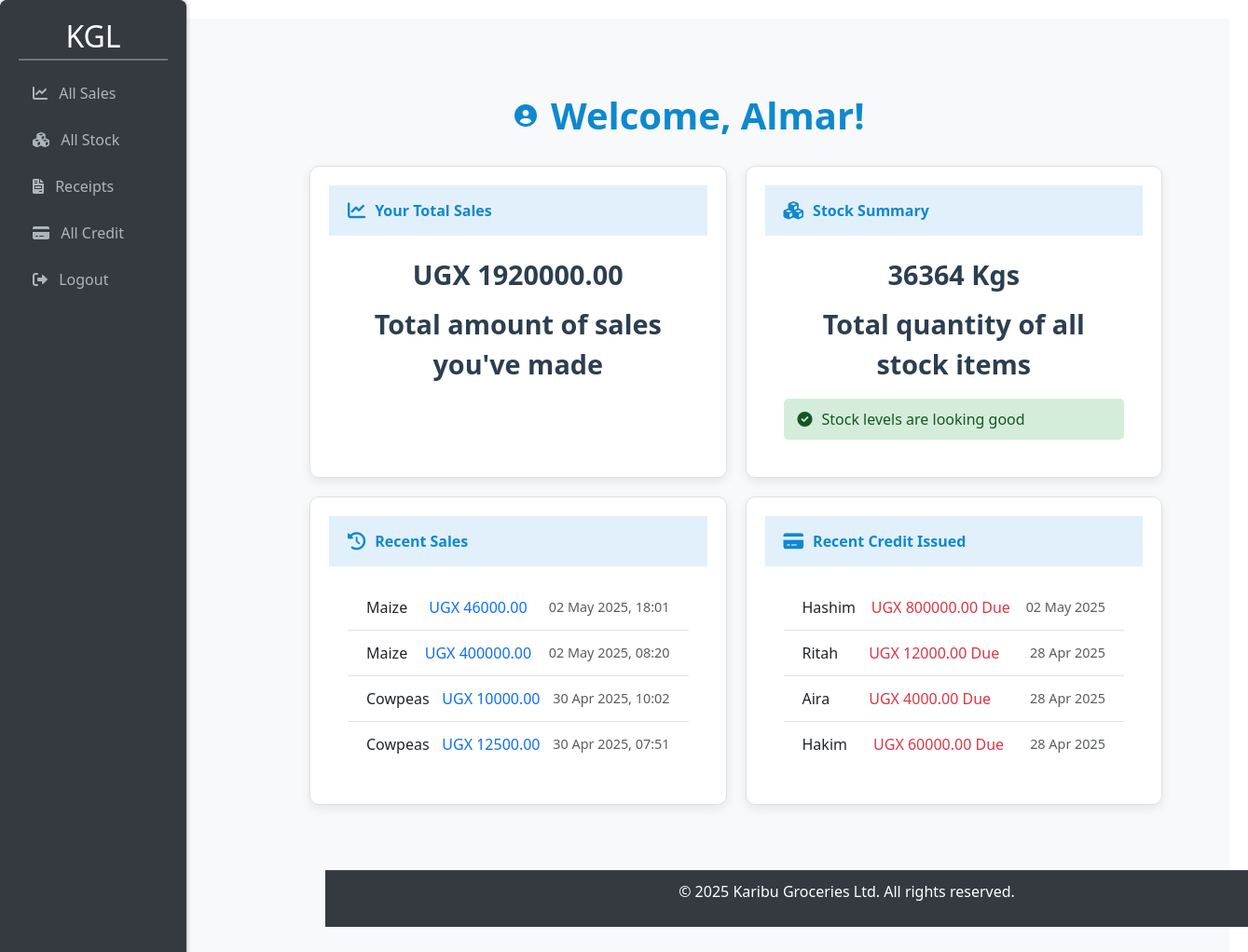
The page /dash1/ (signed in) on the database as committed earlier.
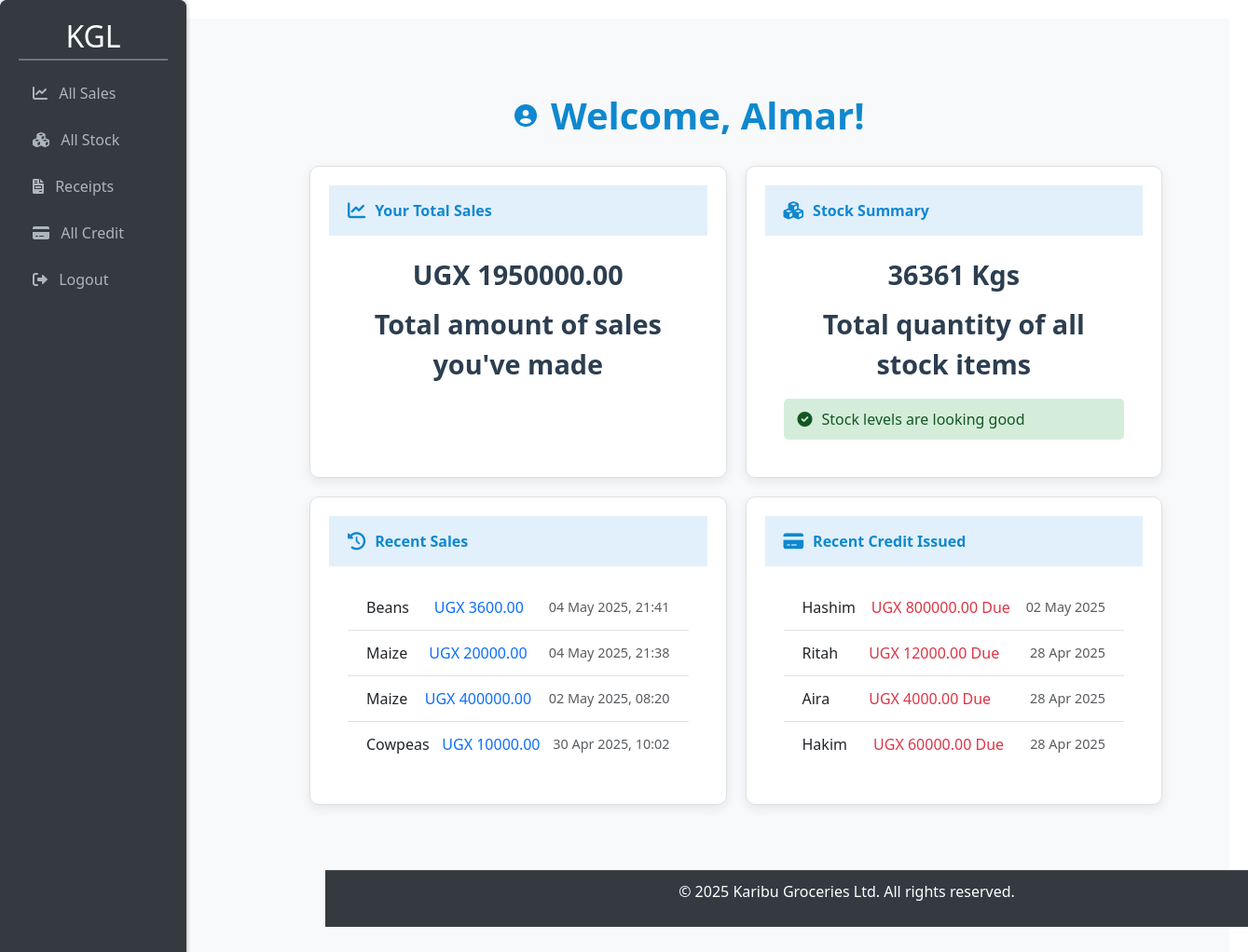
The same page on the database as committed later.
### kgl_app/models.py (models this page shows, shortened)
class Userprofile(AbstractUser):
    managed_branches = models.ManyToManyField(Branch, related_name="managers", blank=True)
    is_salesagent= models.BooleanField(default=False)
    is_manager= models.BooleanField(default=False)
    is_owner= models.BooleanField(default=False)
    username =models.CharField(max_length=25,unique=True)
    email =models.EmailField(max_length=25, unique=True)
    address = models.CharField(max_length=50, blank=True)
    phonenumber =models.CharField(max_length= 20,blank=True)
    gender = models.CharField(max_length=10, blank=True)
    branch = models.ForeignKey(Branch, on_delete=models.SET_NULL, null=True, blank=True, related_name="users")
    groups = models.ManyToManyField(
        Group,
        related_name="userprofile_groups",
        blank=True,
        help_text="The groups this user belongs to.",
        verbose_name="groups"
    )
    user_permissions = models.ManyToManyField(
        Permission,
        related_name="userprofile_permissions",
        blank=True,
        help_text="Specific permissions for this user.",
        verbose_name="user permissions"
    )

class Sales(models.Model):
    product_name=models.ForeignKey(Stock, on_delete=models.CASCADE)
    tonnage=models.IntegerField()
    amount_paid =models.IntegerField(default=0,blank =False)
    buyers_name=models.CharField(max_length=35)
    date_and_time =models.DateTimeField(auto_now_add=True)
    salesagent_name=models.ForeignKey(Userprofile, on_delete=models.CASCADE,null=True)
    is_sold_on_cash=models.BooleanField(default=False)
    branch =models.ForeignKey(Branch, on_delete=models.CASCADE,null=True)
    selling_price=models.IntegerField(null=True,blank=True)
    def total_sales(self):
        return self.product_name.selling_price * self.tonnage

class Stock(models.Model):
    name_of_produce=models.CharField(max_length =255)
    type_of_produce =models.ForeignKey(ProduceType,on_delete=models.CASCADE,null=False,)
    date_and_time_of_produce= models.DateTimeField(auto_now_add =True)
    received_quantity = models.IntegerField(blank=False,null=False,default=0)
    issued_quantity=models.IntegerField(blank=False,null=False,default=0)
    tonnage =models.IntegerField(blank = False,null=False,default=0)
    cost=models.IntegerField(blank =False,default=25)
    name_of_dealer=models.CharField(max_length=255)
    branch=models.ForeignKey(Branch, on_delete=models.CASCADE,null=False,default=0)
    contact=models.CharField(default=20,null=False)
    selling_price=models.IntegerField(null=True,blank=True)
    current_stock =models.IntegerField(null=True,blank=False)
    def __str__(self):
        return self.name_of_produce

class Credit(models.Model):
    buyer_name=models.CharField(max_length=255)
    NIN=models.CharField(unique=True)
    location=models.CharField(max_length=25,default=35)
    contact =models.IntegerField(default=20)
    amount_due=models.IntegerField(default=False)
    due_date=models.DateTimeField(auto_now_add=True)
    product_name=models.ForeignKey(Stock, on_delete=models.CASCADE,null=True)
    branch = models.ForeignKey(Branch, on_delete=models.CASCADE,null=True)
    salesagent_name=models.ForeignKey(Userprofile, on_delete=models.CASCADE,null=True)
    type_of_produce =models.ForeignKey(ProduceType,on_delete=models.CASCADE,null=True)
    tonnage =models.IntegerField(blank = False)
    Dispatch_date=models.DateTimeField(auto_now_add=True)
    is_paid = models.BooleanField(default=False)  #

### kgl_app/views.py (the view)
# urls.py: path('dash1/',views.salesagent,name="salesagent"),
def salesagent(request):
    total_sales = Sales.objects.filter(salesagent_name=request.user).aggregate(
        total_sales=Sum('amount_paid')
    )['total_sales'] or 0
    total_stock = Stock.objects.aggregate(total_tonnage=Sum('tonnage'))['total_tonnage'] or 0
    low_stock_threshold = 5  # You can adjust this threshold
    low_stock_products = Stock.objects.filter(tonnage__lt=low_stock_threshold)
    recent_sales = Sales.objects.filter(salesagent_name=request.user).order_by('-id')[:4] #ch
    recent_credit = Credit.objects.order_by('-Dispatch_date')[:4]
    context = {
        'total_sales': total_sales,
        'total_stock': total_stock,
        'low_stock_products': low_stock_products,
        'recent_sales': recent_sales,
        'recent_credit': recent_credit,
        'username': request.user.username,  # It's better to pass username explicitly
    }
    return render(request, 'dash1.html', context)

### kgl_app/templates/dash1.html (shortened to what this page needs)
{% extends 'base.html' %}
{% load static %}
{% block content %}
<link href="https://cdn.jsdelivr.net/npm/bootstrap@5.3.0/dist/css/bootstrap.min.css" rel="stylesheet">
<link rel="stylesheet" href="https://cdnjs.cloudflare.com/ajax/libs/font-awesome/6.0.0/css/all.min.css">
<div class="dashboard-container">
    <h1 class="welcome-header">
        <i class="fas fa-user-circle"></i>Welcome, {{ request.user.username }}!
    </h1>
    <div class="dashboard-grid">
        <div class="dashboard-card">
            <div class="card-header card-header-dash">
                <i class="fas fa-chart-line"></i> Your Total Sales
            </div>
            <div class="card-body card-body-dash">
                <div class="stat-value">UGX {{ total_sales|default:"0"|floatformat:2 }}</div>
                <p class="stat-description">Total amount of sales you've made</p>
            </div>
        </div>
        <div class="dashboard-card">
            <div class="card-header card-header-dash">
                <i class="fas fa-cubes"></i> Stock Summary
            </div>
            <div class="card-body card-body-dash">
                {% if total_stock %}
                    <div class="stat-value">{{ total_stock }} Kgs</div>
                    <p class="stat-description">Total quantity of all stock items</p>
                    {% if low_stock_products %}
                        <div class="alert-warning">
                            <i class="fas fa-exclamation-triangle"></i>
                            <div>
                                <strong>Low Stock:</strong>
                                {% for product in low_stock_products %}
                                    {{ product.name_of_produce }} ({{ product.tonnage }}kg){% if not forloop.last %}, {% endif %}
                                {% endfor %}
                            </div>
                        </div>
                    {% else %}
                        <div class="alert-success">
                            <i class="fas fa-check-circle"></i>
                            <div>Stock levels are looking good</div>
                        </div>
                    {% endif %}
                {% else %}
                    <p class="stat-description">No stock information available</p>
                {% endif %}
            </div>
        </div>
    </div>
    <div class="dashboard-grid">
        <div class="dashboard-card">
            <div class="card-header card-header-dash">
                <i class="fas fa-history"></i> Recent Sales
            </div>
            <div class="card-body card-body-dash">
                {% if recent_sales %}
                    <ul class="list-group">
                        {% for sale in recent_sales %}
                            <li class="list-group-item">
                                <span>{{ sale.product_name }}</span>
                                <span class="text-primary">UGX {{ sale.total_sales|floatformat:2 }}</span>
                                <small class="text-muted">{{ sale.date_and_time|date:"d M Y, H:i" }}</small>
                            </li>
                        {% endfor %}
                    </ul>
                {% else %}
                    <p class="stat-description">No recent sales recorded</p>
                {% endif %}
            </div>
        </div>
        <div class="dashboard-card">
            <div class="card-header card-header-dash">
                <i class="fas fa-credit-card"></i> Recent Credit Issued
            </div>
            <div class="card-body card-body-dash">
                {% if recent_credit %}
                    <ul class="list-group">
                        {% for credit_entry in recent_credit %}
                            <li class="list-group-item">
                                <span>{{ credit_entry.buyer_name }}</span>
                                <span class="text-danger">UGX {{ credit_entry.amount_due|floatformat:2 }} Due</span>
                                <small class="text-muted">{{ credit_entry.Dispatch_date|date:"d M Y" }}</small>
                            </li>
                        {% endfor %}
                    </ul>
                {% else %}
                    <p class="stat-description">No recent credit issued</p>
                {% endif %}
            </div>
        </div>
    </div>
</div>
{% endblock %}

### kgl_app/templates/base.html (shortened to what this page needs)
<!DOCTYPE html>
<html lang="en">
<head>
    <link href="https://cdn.jsdelivr.net/npm/bootstrap@5.3.2/dist/css/bootstrap.min.css" rel="stylesheet">
    <link rel="stylesheet" href="https://cdnjs.cloudflare.com/ajax/libs/font-awesome/6.0.0/css/all.min.css">
</head>
<body>
    <div class="dashboard-container">
        <div class="sidebar">
            <h2>KGL</h2>
            <div class="sidebar">
                <h2>KGL</h2>
                <ul>
                    <li><a href="{% url 'allsales' %}"><i class="fa fa-chart-line"></i> All Sales</a></li>
                    <li><a href="{% url 'allstock' %}"><i class="fa fa-cubes"></i> All Stock</a></li>
                    <li><a href="{% url 'receipt' %}"><i class="fa fa-file-invoice"></i> Receipts</a></li>
                    <li><a href="{% url 'addcredit' %}"><i class="fa fa-credit-card"></i> All Credit</a></li>
                    <li><a href="{% url 'logout' %}"><i class="fa fa-sign-out-alt"></i> Logout</a></li>
                </ul>
            </div>
        </div>
    <div class="container">
        {% block content %}
        {% endblock %}
    </div>
    <footer style="width: 100%;">
        <p>&copy; 2025 Karibu Groceries Ltd. All rights reserved.</p>
    </footer>
</body>
</html>

### kgl_app/templates/base.html (style rules this page uses)
body { background-color: #f8f9fa; display: flex; flex-direction: column; min-height: 100vh; font-family: sans-serif; margin: 0; background-color: #f8f9fa; color: #343a40; line-height: 1.6; }
.container { flex-grow: 1; box-sizing: border-box; }
.card-header { background-color: #f0f0f0; padding: 15px; border-bottom: 1px solid #ddd; border-top-left-radius: 10px; border-top-right-radius: 10px; }
.card-body { padding: 20px; }
footer { background-color: #343a40; color: white; text-align: center; padding: 15px; border-top: 1px solid #495057; bottom: 0; width: 100% ; margin-left: 179px; box-sizing: border-box; }
.container { padding: 20px; flex-grow: 1; box-sizing: border-box; }
h1 { margin-bottom: 20px; color: #333; text-align: center; }
footer { background-color: #343a40; color: white; text-align: center; padding: 15px; border-top: 1px solid #495057; padding-bottom: 20px; bottom: 0; width: calc(100% - 179px); margin-left: 179px; box-sizing: border-box; }
h1 { margin-left: 220px; text-align: left; }
.sidebar { width: 200px; background-color: #34495e; color: white; padding: 20px; position: fixed; height: 100%; overflow-y: auto; left: 0; top: 0; box-shadow: 0 0 5px rgba(0,0,0,0.2); }
.sidebar h2 { margin-bottom: 20px; color: #ffffff; text-align: center; }
.sidebar ul { list-style: none; padding: 0; margin: 0; }
.sidebar ul li { margin-bottom: 15px; }
.sidebar ul li a { color: #ecf0f1; text-decoration: none; display: block; padding: 10px; border-radius: 5px; transition: background-color 0.3s ease; }
.dashboard-card { background-color: #ffffff; border: 1px solid #e0e0e0; border-radius: 8px; padding: 20px; width: 200px; box-shadow: 0 4px 8px rgba(0, 0, 0, 0.1); text-align: center; transition: transform 0.2s ease-in-out, box-shadow 0.2s ease-in-out; }
.dashboard-card p { font-size: 1.8rem; font-weight: bold; color: #2c3e50; }
.container { padding: 20px; }
h1 { margin-bottom: 20px; color: #333; }
.sidebar { background-color: #343a40; color: white; padding: 20px; border-radius: 8px; margin-bottom: 20px; }
.sidebar h2 { color: #ffffff; margin-top: 0; margin-bottom: 15px; border-bottom: 2px solid #6c757d; padding-bottom: 5px; }
.sidebar ul li { margin-bottom: 10px; }
.sidebar ul li a { color: #adb5bd; text-decoration: none; display: block; padding: 8px 15px; border-radius: 4px; transition: background-color 0.3s ease; }
.card-header { background-color: #f8f9fa; padding: 10px 15px; border-bottom: 1px solid #eee; font-weight: bold; color: #555; }
.card-body { padding: 15px; }
.list-group-item { padding: 8px 0; border-bottom: 1px solid #f8f9fa; }
.list-group-item:last-child { border-bottom: none; }
.text-muted { font-size: 0.9rem; }
.fa { margin-right: 8px; }
.sidebar { grid-column: 1; }
body { font-family: 'Arial', sans-serif; background-color: #f8f9fa; padding: 20px; }
h2 { color: #0a0faf; font-size: 1.4rem; margin-top: 10px; margin-bottom: 15px; font-weight: bold; }
h1 { text-align: center; color: #007bff; margin-bottom: 20px; }
footer { background-color: #343a40; color: #fff; text-align: center; padding: 10px; margin-top: auto; width: 100%; }
.card-header { background-color:#007bff; color:azure; }

Rows that differ between the two databases and show on the page:
removed Sales: product_name "Maize", total_sales "46000.00", date_and_time "02 May 2025, 18:01"
no longer on this page (row unchanged): Sales: product_name "Cowpeas", total_sales "12500.00", date_and_time "30 Apr 2025, 07:51"
added Sales: product_name "Beans", total_sales "3600.00", date_and_time "04 May 2025, 21:41"
added Sales: product_name "Maize", total_sales "20000.00", date_and_time "04 May 2025, 21:38"
Other text that changed with them:
{{ total_sales|default:"0"|floatformat:2 }}: "1920000.00" → "1950000.00"
{{ total_stock }}: "36364" → "36361"
